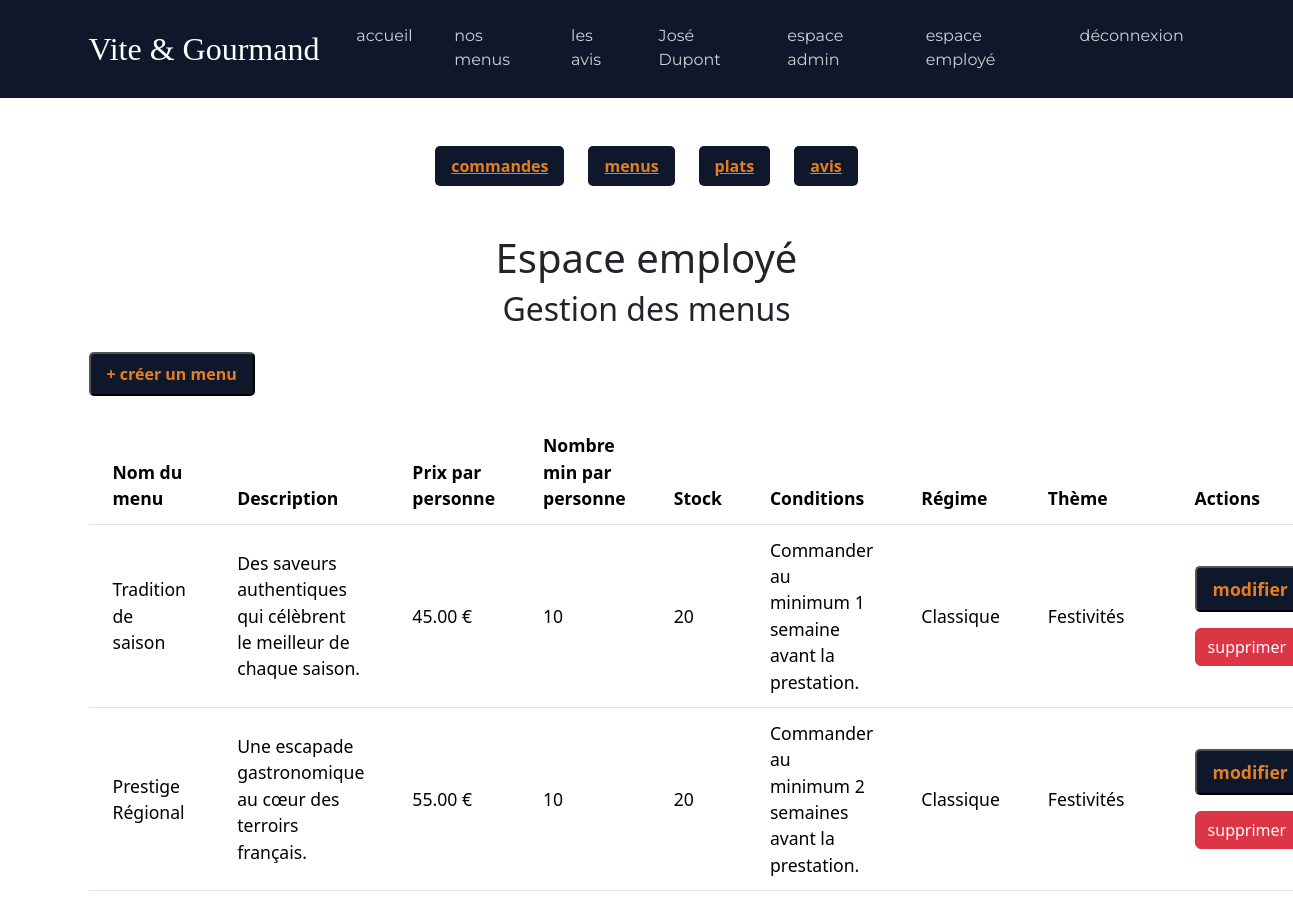
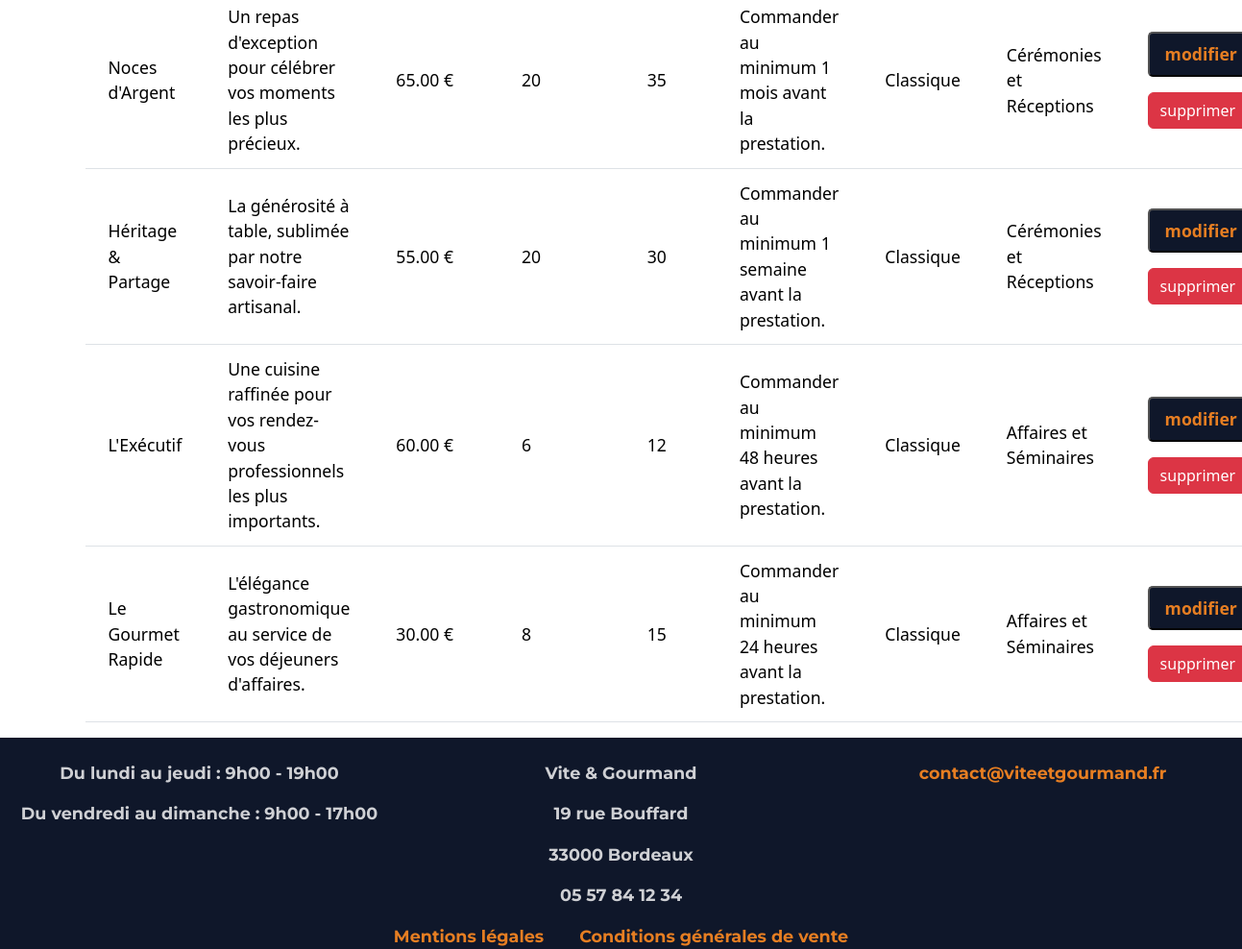
Screenshot of /employe/menus (signed in) with the database file from the repository (2 pictures, top to bottom).
### tables this page shows
CREATE TABLE menu(
   Id_menu INT AUTO_INCREMENT,
   titre VARCHAR(255)  NOT NULL,
   description_menu TEXT NOT NULL,
   prix_par_pers DECIMAL(15,2) NOT NULL,
   nombre_pers_min INT NOT NULL,
   quantite_restante INT,
   conditions TEXT NOT NULL,
   regime VARCHAR(50) NOT NULL,
   photo VARCHAR(255) NOT NULL,
   Id_theme INT NOT NULL,
   PRIMARY KEY(Id_menu),
   FOREIGN KEY(Id_theme) REFERENCES theme(Id_theme)
);

CREATE TABLE theme(
   Id_theme INT AUTO_INCREMENT,
   libelle VARCHAR(255) NOT NULL,
   PRIMARY KEY(Id_theme)
);

### src/core/Router.php (called while the page is built, shortened)
<?php
class Router
{
    private $routes = [];
    public function add($url, $action)
    {
        $this->routes[$url] = $action;
    }
    public function dispatch()
    {
        $path = parse_url($_SERVER['REQUEST_URI'], PHP_URL_PATH);
        $path = rtrim($path, "/");
        try {
            $action = $this->routes[$path];
            $nomMethode = $action[1];
            $controller = new $nomController();
            $controller->$nomMethode();
        } catch (\Throwable $th) {
            http_response_code(500);
            die("Erreur serveur : " . $th->getMessage());
        }
    }
}

### public/index.php (called while the page is built, shortened)
<?php
$router = new Router();
$router->add('/', [HomeController::class, 'index']);
$router->add('/menus', [MenuController::class, 'index']);
$router->add('/menus/detail', [MenuController::class, 'showDetails']);
$router->add('/menus/filter', [MenuController::class, 'filter']);
$router->add('/connexion', [AuthController::class, 'handleLogin']);
$router->add('/logout', [AuthController::class, 'logout']);
$router->add('/inscription', [AuthController::class, 'handleSignUp']);
$router->add('/mot-de-passe-oublie', [AuthController::class, 'handleResetPassword']);
$router->add('/contact', [ContactController::class, 'handleContact']);
$router->add('/avis', [AvisController::class, 'index']);
$router->add('/commande', [OrderController::class, 'handleOrder']);
$router->add('/mon-espace', []);
$router->add('/mon-espace/commandes', [OrderController::class, 'showUserOrders']);
$router->add('/mon-espace/commandes/modifier', [OrderController::class, 'updateOrder']);
$router->add('/mon-espace/commandes/annuler', [OrderController::class, 'deleteOrder']);
$router->add('/mon-espace/avis', [OrderController::class, 'LeaveReview']);
$router->add('/mon-espace/profil', [UserController::class, 'updateProfil']);
$router->add('/employe', [EmployeController::class, 'showOrders']);
$router->add('/employe/statut', [EmployeController::class, 'handleUpdateStatus']);
$router->add('/employe/menus', [EmployeController::class, 'handleMenus']);
$router->add('/employe/plats', [EmployeController::class, 'handlePlats']);
$router->add('/employe/avis', [EmployeController::class, 'handleReviews']);
$router->add('/admin', [AdminController::class, 'handleNewEmploye']);
$router->add('/admin/stats', [AdminController::class, 'handleStats']);
$router->add('/cgv', [LegalController::class, 'showCgv']);
$router->add('/mentions-legales', [LegalController::class, 'showMentionsLegales']);
$router->dispatch();

### src/models/MenuModel.php (called while the page is built, shortened)
<?php
class MenuModel
{
    public static function getAllMenu()
    {
        $pdo = DatabaseConnection::getInstance();
        $stmt = $pdo->prepare("SELECT menu.*, theme.libelle AS theme_libelle
        FROM menu
        JOIN theme ON menu.Id_theme = theme.Id_theme");
        $stmt->execute();
        return $stmt->fetchAll();
    }
}

### src/views/employe/menus.php (the view, shortened to what this page needs)
<?php require_once('../src/views/layouts/header.php'); ?>
<?php require_once('../src/views/layouts/nav-employe.php'); ?>
<div class="employe text-center mt-4 mb-4">
    <h1>Espace employé</h1>
    <h2>Gestion des menus</h2>
</div>
<div class="container mt-4">
    <div class="d-flex justify-content-between align-items-center mb-4">
        <button class="connect-button" data-bs-toggle="modal" data-bs-target="#modalCreerMenu">
            + créer un menu
        </button>
    </div>
    <div>
        <table class="table table-hover table-responsive-md align-middle">
            <thead>
                <tr>
                    <th scope="col">Nom du menu</th>
                    <th scope="col">Description</th>
                    <th scope="col">Prix par personne</th>
                    <th scope="col">Nombre min par personne</th>
                    <th scope="col">Stock</th>
                    <th scope="col">Conditions</th>
                    <th scope="col">Régime</th>
                    <th scope="col">Thème</th>
                    <th scope="col">Actions</th>
                </tr>
            </thead>
            <tbody>
                <?php foreach ($menus as $menu): ?>
                    <tr>
                        <td><?= htmlspecialchars($menu['titre']) ?></td>
                        <td><?= htmlspecialchars($menu['description_menu']) ?></td>
                        <td><?= htmlspecialchars($menu['prix_par_pers']) ?> €</td>
                        <td><?= htmlspecialchars($menu['nombre_pers_min']) ?></td>
                        <td><?= htmlspecialchars($menu['quantite_restante']) ?></td>
                        <td><?= htmlspecialchars($menu['conditions']) ?></td>
                        <td><?= htmlspecialchars($menu['regime']) ?></td>
                        <td><?= htmlspecialchars($menu['theme_libelle']) ?></td>
                        <td>
                            <button
                                class="connect-button mb-3"
                                data-bs-toggle="modal"
                                data-bs-target="#modalModifMenu"
                                data-id="<?= $menu['Id_menu'] ?>"
                                data-titre="<?= htmlspecialchars($menu['titre']) ?>"
                                data-description="<?= htmlspecialchars($menu['description_menu']) ?>"
                                data-prix="<?= $menu['prix_par_pers'] ?>"
                                data-pers="<?= $menu['nombre_pers_min'] ?>"
                                data-stock="<?= $menu['quantite_restante'] ?>"
                                data-conditions="<?= htmlspecialchars($menu['conditions']) ?>"
                                data-regime="<?= htmlspecialchars($menu['regime']) ?>"
                                data-theme="<?= $menu['Id_theme'] ?>">
                                modifier
                            </button>
                            <button class="btn btn-danger" data-bs-toggle="modal" data-bs-target="#modalSupprimerMenu" data-id="<?= $menu['Id_menu'] ?>">supprimer</button>
                        </td>
                    </tr>
                <?php endforeach; ?>
            </tbody>
        </table>
    </div>
</div>
<?php require_once('../src/views/layouts/footer.php'); ?>

### public/assets/css/style.css (style rules this page uses)
* { padding: 0; margin: 0; }
:root { --couleur-primary: #0056b3; --couleur-secondary: #e67e22; --couleur-dark: #0f172a; --couleur-bg-dark: #1e293b; --font-titre: "Playfair Display", serif; --font-texte: "Montserrat", sans-serif; }
.connect-button { padding: 0.5rem 1rem; background-color: var(--couleur-dark); border-radius: 5px; color: var(--couleur-secondary); font-weight: bold; transition: transform 0.3s ease, box-shadow 0.3s ease; }
th { color: var(--couleur-primary); }
.table { font-size: 1.1rem; }
.table th, .table td { padding: 0.75rem 1.5rem; }

### rows the page displays
menu: titre "Tradition de saison", description_menu "Des saveurs authentiques qui célèbrent le meilleur de chaque saison.", prix_par_pers "45.00", nombre_pers_min "10", quantite_restante "20", conditions "Commander au minimum 1 semaine avant la prestation.", regime "Classique", Id_theme.libelle "Festivités"
menu: titre "Prestige Régional", description_menu "Une escapade gastronomique au cœur des terroirs français.", prix_par_pers "55.00", nombre_pers_min "10", quantite_restante "20", conditions "Commander au minimum 2 semaines avant la prestation.", regime "Classique", Id_theme.libelle "Festivités"
menu: titre "Noces d'Argent", description_menu "Un repas d'exception pour célébrer vos moments les plus précieux.", prix_par_pers "65.00", nombre_pers_min "20", quantite_restante "35", conditions "Commander au minimum 1 mois avant la prestation.", regime "Classique", Id_theme.libelle "Cérémonies et Réceptions"
menu: titre "Héritage & Partage", description_menu "La générosité à table, sublimée par notre savoir-faire artisanal.", prix_par_pers "55.00", nombre_pers_min "20", quantite_restante "30", conditions "Commander au minimum 1 semaine avant la prestation.", regime "Classique", Id_theme.libelle "Cérémonies et Réceptions"
menu: titre "L'Exécutif", description_menu "Une cuisine raffinée pour vos rendez-vous professionnels les plus importants.", prix_par_pers "60.00", nombre_pers_min "6", quantite_restante "12", conditions "Commander au minimum 48 heures avant la prestation.", regime "Classique", Id_theme.libelle "Affaires et Séminaires"
menu: titre "Le Gourmet Rapide", description_menu "L'élégance gastronomique au service de vos déjeuners d'affaires.", prix_par_pers "30.00", nombre_pers_min "8", quantite_restante "15", conditions "Commander au minimum 24 heures avant la prestation.", regime "Classique", Id_theme.libelle "Affaires et Séminaires"

### other values shown
$_SESSION['prenom'] "José"
$_SESSION['nom'] "Dupont"
